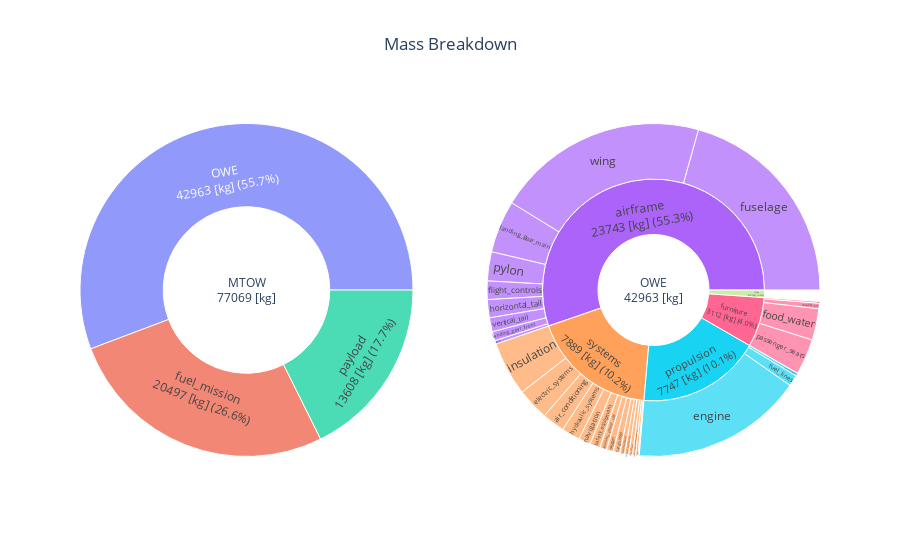

Source (notebook cell):
### Markdown cell above
This first mass breakdown plot enables to visualize the Maximum TakeOff Weight (MTOW) and Overall Weight Empty (OWE) for a single design.

### Code cell
fig = mass_breakdown_sun_plot(CeRAS_2750nm_MDA_OUTPUT_FILE)
fig.show()

### Figure 1 — Plotly figure (JSON) as saved in the notebook; plotly's stock layout.template omitted (floating-point values rounded to 4 significant figures)
{"data": [{"branchvalues": "total", "domain": {"x": [0, 0.45], "y": [0, 1]}, "labels": ["MTOW<br>77069 [kg]", "payload<br>13608 [kg] (17.7%)", "fuel_mission<br>20497 [kg] (26.6%)", "OWE<br>42963 [kg] (55.7%)"], "parents": ["", "MTOW<br>77069 [kg]", "MTOW<br>77069 [kg]", "MTOW<br>77069 [kg]"], "type": "sunburst", "values": [77070.0, 13608, 20500.0, 42960.0]}, {"branchvalues": "total", "domain": {"x": [0.55, 1], "y": [0, 1]}, "labels": ["OWE<br>42963 [kg]", "airframe<br>23743 [kg] (55.3%)", "propulsion<br>7747 [kg] (10.1%)", "systems<br>7889 [kg] (10.2%)", "furniture<br>3112 [kg] (4.0%)", "crew<br>470 [kg] (0.6%)", "wing", "fuselage", "horizontal_tail", "vertical_tail", "flight_controls", "landing_gear_main", "landing_gear_front", "pylon", "paint", "engine", "fuel_lines", "unconsumables", "auxiliary_power_unit", "electric_systems", "hydraulic_systems", "insulation", "air_conditioning", "de-icing", "cabin_lighting", "seats_crew_accommodation", "oxygen", "safety_equipment", "navigation", "transmission", "radar", "cargo_hold", "flight_kit", "passenger_seats", "food_water", "security_kit", "toilets"], "parents": ["", "OWE<br>42963 [kg]", "OWE<br>42963 [kg]", "OWE<br>42963 [kg]", "OWE<br>42963 [kg]", "OWE<br>42963 [kg]", "airframe<br>23743 [kg] (55.3%)", "airframe<br>23743 [kg] (55.3%)", "airframe<br>23743 [kg] (55.3%)", "airframe<br>23743 [kg] (55.3%)", "airframe<br>23743 [kg] (55.3%)", "airframe<br>23743 [kg] (55.3%)", "airframe<br>23743 [kg] (55.3%)", "airframe<br>23743 [kg] (55.3%)", "airframe<br>23743 [kg] (55.3%)", "propulsion<br>7747 [kg] (10.1%)", "propulsion<br>7747 [kg] (10.1%)", "propulsion<br>7747 [kg] (10.1%)", "systems<br>7889 [kg] (10.2%)", "systems<br>7889 [kg] (10.2%)", "systems<br>7889 [kg] (10.2%)", "systems<br>7889 [kg] (10.2%)", "systems<br>7889 [kg] (10.2%)", "systems<br>7889 [kg] (10.2%)", "systems<br>7889 [kg] (10.2%)", "systems<br>7889 [kg] (10.2%)", "systems<br>7889 [kg] (10.2%)", "systems<br>7889 [kg] (10.2%)", "systems<br>7889 [kg] (10.2%)", "systems<br>7889 [kg] (10.2%)", "systems<br>7889 [kg] (10.2%)", "systems<br>7889 [kg] (10.2%)", "systems<br>7889 [kg] (10.2%)", "furniture<br>3112 [kg] (4.0%)", "furniture<br>3112 [kg] (4.0%)", "furniture<br>3112 [kg] (4.0%)", "furniture<br>3112 [kg] (4.0%)"], "type": "sunburst", "values": [42960.0, 23740.0, 7748.0, 7890.0, 3112.0, 470, 8843.0, 8872.0, 756.3, 581.5, 769.4, 2181.0, 384.1, 1212.0, 144.1, 7161.0, 464.9, 121.7, 287.4, 1340.0, 771.7, 2254.0, 942.4, 160.9, 169.7, 126, 284.1, 432.7, 497.2, 200, 100, 278.2, 45, 1500, 1312.0, 225, 75]}], "layout": {"title": {"text": "Mass Breakdown", "x": 0.5}}}
